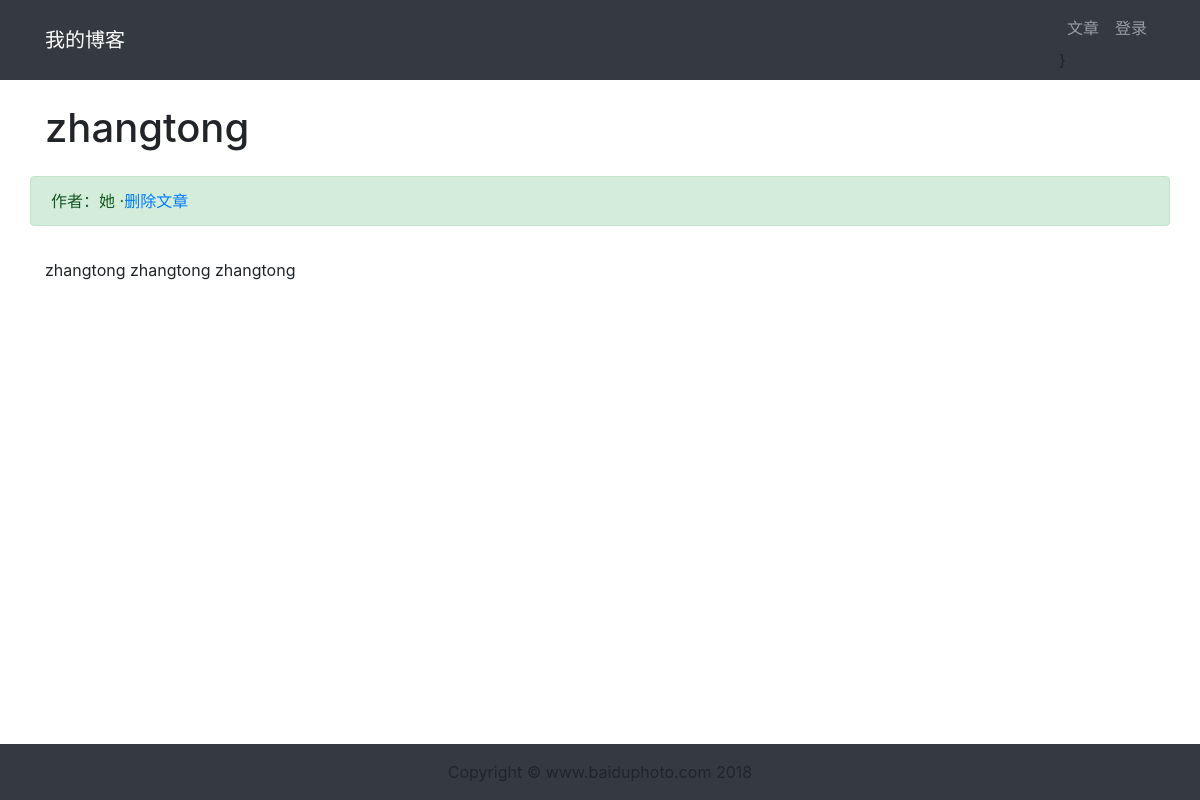
The page /article/article-detail/17/ on the database its author committed.
### article/models.py (models this page shows, shortened)
class ArticlePost(models.Model):
	author = models.ForeignKey(User,on_delete=models.CASCADE)
	title = models.CharField(max_length=100)
	body = models.TextField()
	created = models.DateTimeField(default=timezone.now)
	updated = models.DateTimeField(auto_now=True)
	class Meta:
		ordering = ('-created',)

### article/views.py (the view)
# urls.py: path('article-detail/<int:id>/',views.article_detail,name='article_detail'),
def article_detail(request,id):
 	article=ArticlePost.objects.get(id=id)
 	article.body = markdown.markdown(article.body,extensions=[
 		'markdown.extensions.extra',
 		'markdown.extensions.codehilite',
 		])
 	context={'article':article}
 	return render(request,'article/detail.html',context)

### templates/article/detail.html (shortened to what this page needs)
{% extends "base.html" %}
{% load staticfiles %}
{% block content %}
<div class="container">
    <div class="row">
        <h1 class="col-12 mt-4 mb-4">{{ article.title }}</h1>
        <div class="col-12 alert alert-success">作者：{{ article.author }}
         ·<a href="#" onclick="confirm_delete()">删除文章</a>
        </div>
        <div class="col-12">
            <p>{{ article.body|safe }}</p>
        </div>
    </div>
</div>
{% endblock content %}

### rows shown on the page
ArticlePost: title "zhangtong", author "她", body "zhangtong zhangtong zhangtong"
